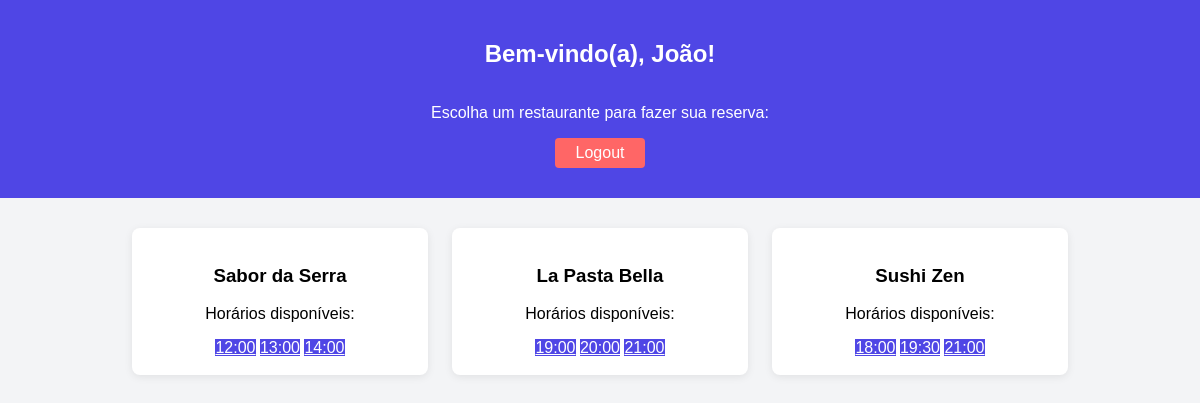
Screenshot of /index (signed in) with the database file from the repository.
### tables this page shows
CREATE TABLE restaurantes (
    id INTEGER PRIMARY KEY AUTOINCREMENT,
    nome TEXT UNIQUE NOT NULL,
    horario_disponivel TEXT NOT NULL
);

### app.py (the view)
@app.route("/index")
def index():
    if "usuario_id" not in session:
        return redirect(url_for("login"))
    db = get_db()
    restaurantes = db.execute("SELECT * FROM restaurantes").fetchall()
    return render_template("index.html", restaurantes=restaurantes, nome=session["usuario_nome"])

### app.py (called while the page is built)
def get_db():
    if "db" not in g:
        g.db = sqlite3.connect(DATABASE)
        g.db.row_factory = sqlite3.Row
    return g.db

### templates/index.html (shortened to what this page needs)
<!DOCTYPE html>
<html lang="pt-BR">
<head>
  <link rel="stylesheet" href="{{ url_for('static', filename='style.css') }}">
</head>
<body>
  <header>
    <h2>Bem-vindo(a), {{ nome }}!</h2>
    <p>Escolha um restaurante para fazer sua reserva:</p>
    <form action="{{ url_for('logout') }}" method="get" style="display:inline;">
      <button type="submit" class="btn logout-btn">Logout</button>
    </form>
  </header>
  <main id="listaRestaurantes">
    {% for r in restaurantes %}
      <div class="card">
        <h3>{{ r['nome'] }}</h3>
        <p>Horários disponíveis:</p>
        {% for horario in r['horario_disponivel'].split(',') %}
          <a class="btn" href="{{ url_for('reserva', id=r['id']) }}?horario={{ horario.strip() }}">{{ horario.strip() }}</a>
        {% endfor %}
      </div>
    {% endfor %}
  </main>
</body>
</html>

### static/style.css (style rules this page uses)
body { font-family: Arial, sans-serif; background-color: #f3f4f6; margin: 0; padding: 0; }
header { display: flex; flex-direction: column; align-items: center; padding: 20px; background-color: #4f46e5; color: white; }
input, button { display: block; width: 100%; margin-bottom: 10px; padding: 8px; border-radius: 8px; border: 1px solid #ccc; }
button, .btn { background-color: #4f46e5; color: white; border: none; cursor: pointer; }
#listaRestaurantes { display: flex; flex-wrap: wrap; justify-content: center; gap: 24px; margin-top: 30px; }
.card { width: 260px; box-shadow: 0 2px 8px rgba(0,0,0,0.08); border-radius: 8px; padding: 18px; background: #fff; text-align: center; }
.logout-btn { background-color: #ff6666; color: white; border: none; padding: 6px 18px; border-radius: 4px; cursor: pointer; width: 90px; text-align: center; font-size: 1rem; }

### rows the page displays
restaurantes: nome "Sabor da Serra", strip "12:00" "13:00" "14:00"
restaurantes: nome "La Pasta Bella", strip "19:00" "20:00" "21:00"
restaurantes: nome "Sushi Zen", strip "18:00" "19:30" "21:00"

### other values shown
{{ nome }} "João"
